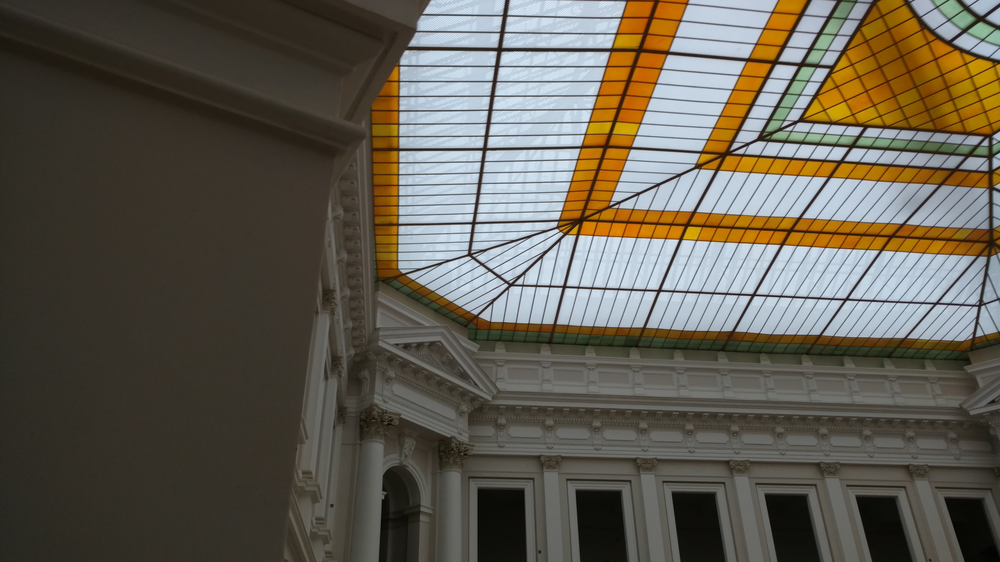
//> input picture ImageStitching/oldPictures/23.png, 1000 x 562 px, shrunk from 5344 x 3006 before the run
$ ./matConverter ../oldPictures/23.png   (built with g++ and OpenCV 4)
//> lines starting //> are read from the running program, lines starting //| are printed output that depends on the picture; after the words box and inside, x2 and y2 are one past the last pixel; in counts of white or black regions, pixels touching at a corner belong together
#include "stdafx.h"
#include <iostream>
#include <cstdint>
#include <cstring>
#include <opencv2/opencv.hpp>

int main(int argc, char**argv)
{
	if (argc != 2)
	{
		std::cerr << "Usage: " << argv[0] << " <Image_Path>\n";
		return -1;
	}
	cv::Mat origSource = cv::imread(argv[1], 1);
//> origSource is the input picture: 562 rows x 1000 cols, CV_8UC3; mean B, G, R 81.2, 92.7, 97.8

	if (!origSource.data) {
		std::cerr << "Can't read image";
		return -1;
	}

	// this will select a subsection of the original source image - WITHOUT copying the data
	// (the header will point to a region of interest, adjusting data pointers and row step sizes)
	cv::Mat sourceMat = origSource(cv::Range(origSource.size[0] / 4, (3 * origSource.size[0]) / 4), cv::Range(origSource.size[1] / 4, (3 * origSource.size[1]) / 4));
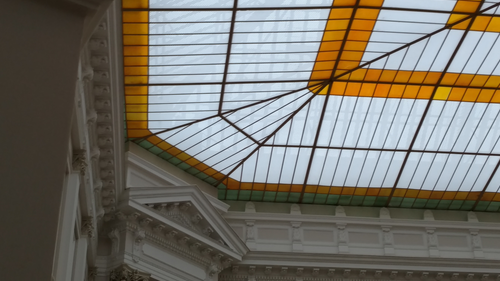
//> sourceMat: 281 rows x 500 cols, CV_8UC3; mean B, G, R 106.2, 115.3, 119

	// correctly copy the contents of an N dimensional cv::Mat
	// works just as fast as copying a 2D mat, but has much more difficult to read code :)
	// see http://stackoverflow.com/questions/18882242/how-do-i-get-the-size-of-a-multi-dimensional-cvmat-mat-or-matnd
	// copy this code in your own cvMat_To_Char_Array() function which really OpenCV should provide somehow...
	// keep in mind that even Mat::clone() aligns each row at a 4 byte boundary, so uneven sized images always have stepgaps
	size_t totalsize = sourceMat.step[sourceMat.dims - 1];
//> totalsize = 3
	const size_t rowsize = sourceMat.step[sourceMat.dims - 1] * sourceMat.size[sourceMat.dims - 1];
//> rowsize = 1500
	size_t coordinates[sourceMat.dims - 1] = { 0 };
	std::cout << "Image dimensions: ";
	for (int t = 0; t<sourceMat.dims; t++)
	{
		// calculate total size of multi dimensional matrix by multiplying dimensions
		totalsize *= sourceMat.size[t];
		std::cout << (t>0 ? " X " : "") << sourceMat.size[t];
	}
//> after the loop, totalsize = 421500
	// Allocate destination image buffer
	uint8_t * imagebuffer = new uint8_t[totalsize];
	size_t srcptr = 0, dptr = 0;
	std::cout << std::endl;
	std::cout << "One pixel in image has " << sourceMat.step[sourceMat.dims - 1] << " bytes" << std::endl;
//| One pixel in image has 3 bytes
	std::cout << "Copying data in blocks of " << rowsize << " bytes" << std::endl;
//| Copying data in blocks of 1500 bytes
	std::cout << "Total size is " << totalsize << " bytes" << std::endl;
//| Total size is 421500 bytes
	while (dptr<totalsize) {
		// we copy entire rows at once, so lowest iterator is always [dims-2]
		// this is legal since OpenCV does not use 1 dimensional matrices internally (a 1D matrix is a 2d matrix with only 1 row)
		std::memcpy(&imagebuffer[dptr], &(((uint8_t*)sourceMat.data)[srcptr]), rowsize);
		// destination matrix has no gaps so rows follow each other directly
		dptr += rowsize;
		// src matrix can have gaps so we need to calculate the address of the start of the next row the hard way
		// see *brief* text in opencv2/core/mat.hpp for address calculation
		coordinates[sourceMat.dims - 2]++;
		srcptr = 0;
		for (int t = sourceMat.dims - 2; t >= 0; t--) {
			if (coordinates[t] >= sourceMat.size[t]) {
				if (t == 0) break;
				coordinates[t] = 0;
				coordinates[t - 1]++;
			}
			srcptr += sourceMat.step[t] * coordinates[t];
		}
	}
//> after the loop, dptr = 421500; srcptr = 0

	// this constructor assumes that imagebuffer is gap-less (if not, a complete array of step sizes must be given, too)
	cv::Mat destination = cv::Mat(sourceMat.dims, sourceMat.size, sourceMat.type(), (void*)imagebuffer);

	// and just to proof that sourceImage points to the same memory as origSource, we strike it through
	cv::line(sourceMat, cv::Point(0, 0), cv::Point(sourceMat.size[1], sourceMat.size[0]), CV_RGB(255, 0, 0), 3);
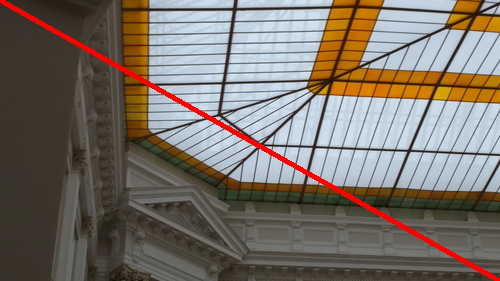
//> sourceMat: 281 rows x 500 cols, CV_8UC3; 2% of pixels changed, all inside (x1, y1, x2, y2) = (0, 0, 500, 281)
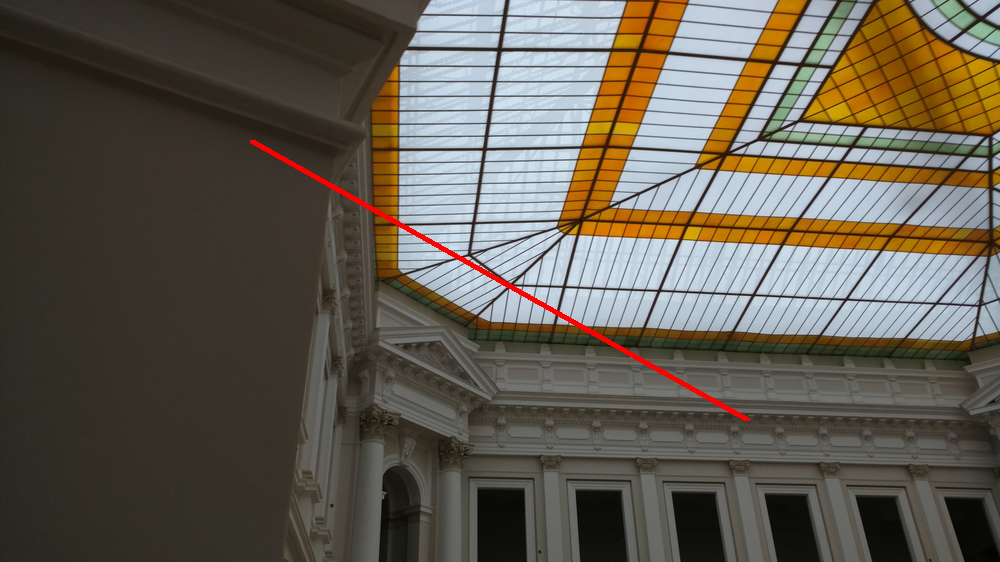
//> origSource: 562 rows x 1000 cols, CV_8UC3; 0.5% of pixels changed, all inside (x1, y1, x2, y2) = (250, 140, 750, 421)

	cv::imshow("original image", origSource);
	cv::imshow("partial image", sourceMat);
	cv::imshow("copied image", destination);
	while (cv::waitKey(60) != 'q');
//> the 'q' key is pressed
}

$ run again, on ImageStitching/oldPictures/24_Fotor.png
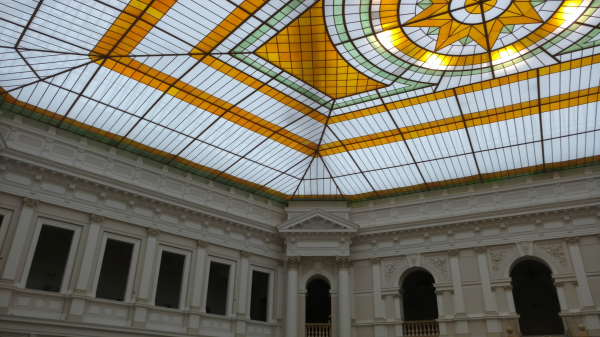
//> input picture ImageStitching/oldPictures/24_Fotor.png, 600 x 337 px
//> origSource is the input picture: 337 rows x 600 cols, CV_8UC3; mean B, G, R 101.7, 116.8, 120.9
//| One pixel in image has 3 bytes
//| Copying data in blocks of 900 bytes
//| Total size is 151200 bytes
//> after the loop `while (dptr<totalsize)`: dptr = 151200; srcptr = 0
//> `cv::line(sourceMat, cv::Point(0, 0), cv::Point(sourceMat.size[1], sour..`:
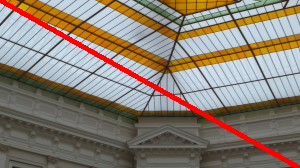
//> sourceMat: 168 rows x 300 cols, CV_8UC3; mean B, G, R 113.4, 126, 137.3
//> `cv::line(sourceMat, cv::Point(0, 0), cv::Point(sourceMat.size[1], sour..`:
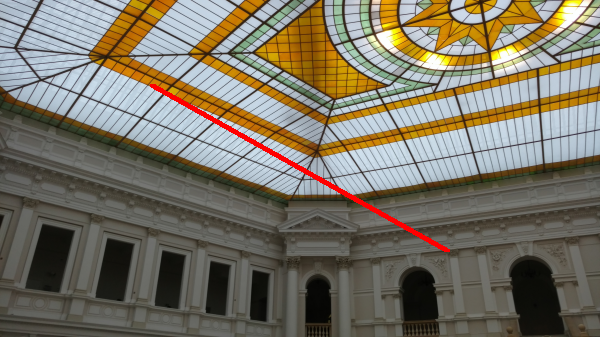
//> origSource: 337 rows x 600 cols, CV_8UC3; 0.83% of pixels changed, all inside (x1, y1, x2, y2) = (150, 84, 450, 252)

$ run again, on ImageStitching/oldPictures/25_Fotor.png
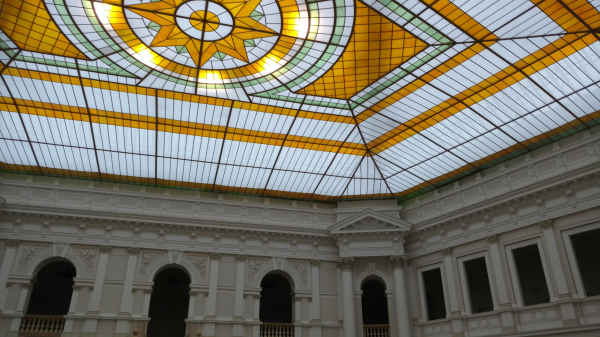
//> input picture ImageStitching/oldPictures/25_Fotor.png, 600 x 337 px
//> origSource is the input picture: 337 rows x 600 cols, CV_8UC3; mean B, G, R 99.6, 116, 120.7
//| One pixel in image has 3 bytes
//| Copying data in blocks of 900 bytes
//| Total size is 151200 bytes
//> after the loop `while (dptr<totalsize)`: dptr = 151200; srcptr = 0
//> `cv::line(sourceMat, cv::Point(0, 0), cv::Point(sourceMat.size[1], sour..`:
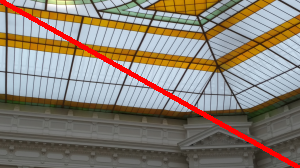
//> sourceMat: 168 rows x 300 cols, CV_8UC3; mean B, G, R 116.3, 127.8, 138.1
//> `cv::line(sourceMat, cv::Point(0, 0), cv::Point(sourceMat.size[1], sour..`:
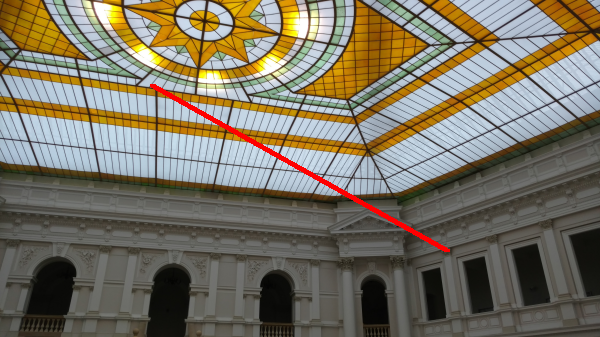
//> origSource: 337 rows x 600 cols, CV_8UC3; 0.83% of pixels changed, all inside (x1, y1, x2, y2) = (150, 84, 450, 252)
